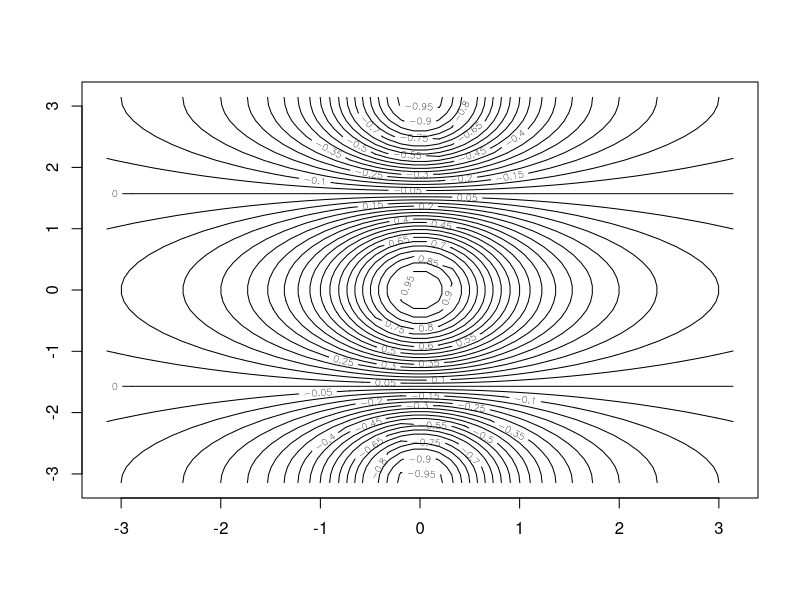
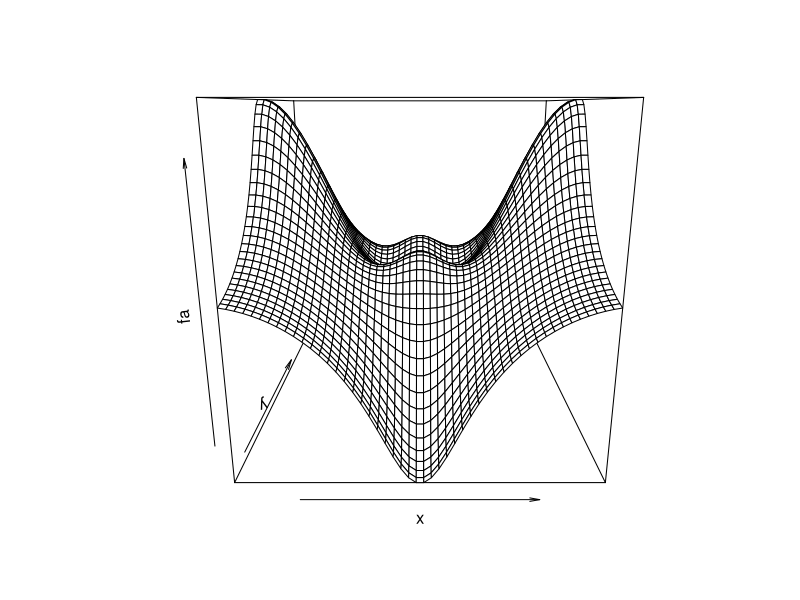
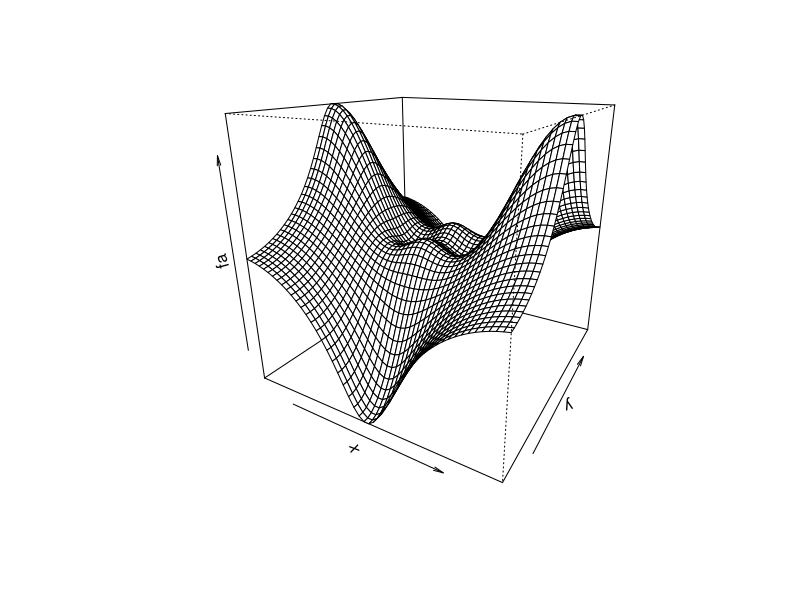

These charts were generated, in order, by the following R code:
# ggplot
# x<-seq(-pi,pi,length=50)
# y<-x
# z<-function(x,y){cos(y)/(1+x^2)}
# gg<-expand.grid(x=x,y=y)
# gg$z<-with(gg,z(x,y))
# ggplot(data=gg,aes(x=x,y=y,z=z))+
#         geom_raster(aes(fill=z))+
#         geom_contour(bins=20,color='black')

# base plot
x<-seq(-pi,pi,length=50)
y<-x
f<-outer(x,y,function(x,y)cos(y)/(1+x^2))
contour(x,y,f,nlevels=45)
fa<-(f-t(f))/2
# contour(x,y,fa,nlevels=15)
# image(x,y,fa)
persp(x,y,fa)
persp(x,y,fa,theta=30,phi=20,r=sqrt(3))